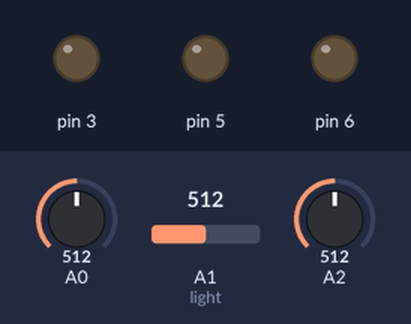
Simulated run of this sketch. Board: Arduino Uno, built with avr-gcc and run on an emulated ATmega328P. Parts: output pins drawn as LEDs (lit = HIGH). The test bench sets the inputs (shaded band); at power-on: A0 = 512, A1 (light) = 512, A2 = 512.

Above: at 1.2 s.
1.3 s: A0 set to 716
At 1.7 s:
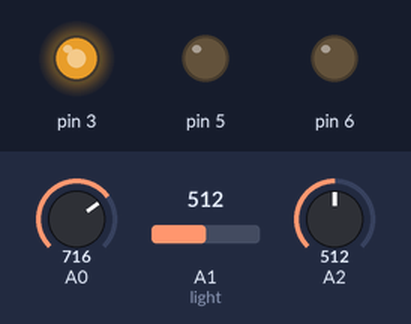
2.8 s: A1 (light) set to 716
At 4.0 s:
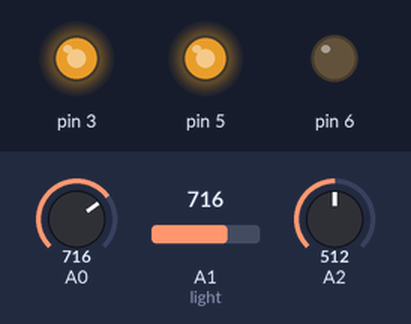
4.3 s: A2 set to 716
At 5.5 s:
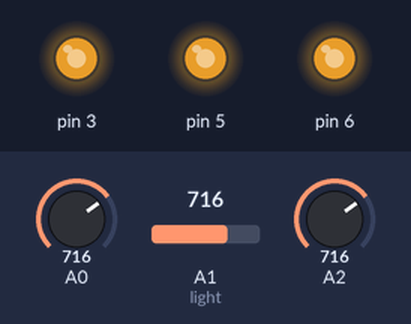
5.8 s: A0 set to 756
At 6.9 s:
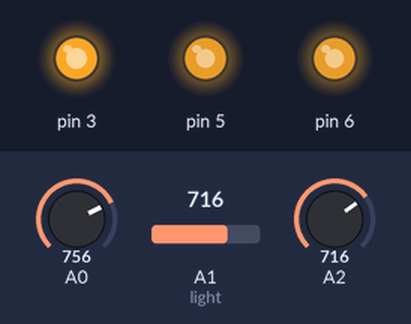
7.3 s: A0 set to 768
At 8.2 s:
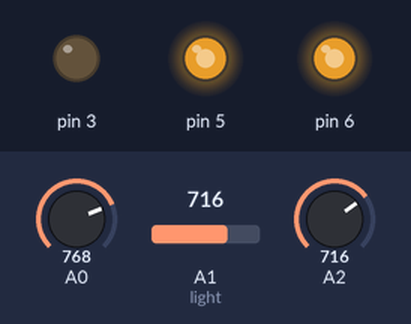
8.8 s: A1 (light) set to 752
10.3 s: A1 (light) set to 768
At 10.9 s:
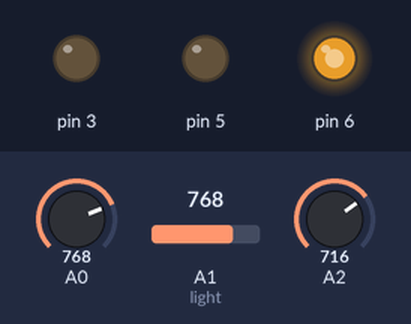
Timing chart, 0 to 12.8 s (numbered marks = the images above; inputs shaded):
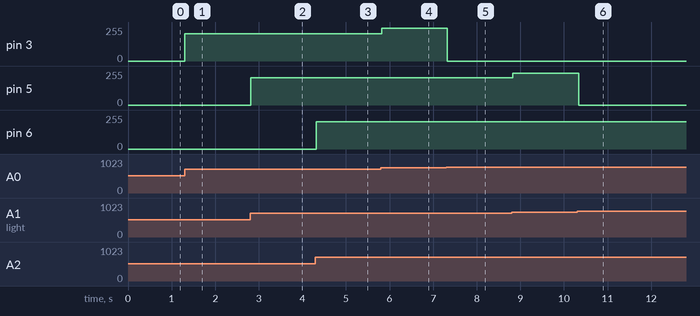

Measured:
- the behaviour switches between 767 and 768 on A0 (found by bisection; images 4 and 5)
- after the input at 1.3 s, pin 3: 0/255 → 204/255 at once
- after the input at 2.8 s, pin 5: 0/255 → 204/255 at once
- after the input at 4.3 s, pin 6: 0/255 → 204/255 at once
- after the input at 5.8 s, pin 3: 204/255 → 244/255 at once
- after the input at 7.3 s, pin 3: 244/255 → 0/255 at once
- after the input at 8.8 s, pin 5: 204/255 → 240/255 at once
- after the input at 10.3 s, pin 5: 240/255 → 0/255 at once

The sketch:

POTENTRGB_9.ino
```cpp
void setup()
{
  	// put your setup code here, to run once:
	pinMode(A0, INPUT);
	pinMode(3, OUTPUT);
	pinMode(A1, INPUT);
	pinMode(5, OUTPUT);
	pinMode(A2, INPUT);
	pinMode(6, OUTPUT);
}

void loop()
{
	analogWrite(3, analogRead(A0));	 // analogRead() Reads the value from the specified analog pin
	analogWrite(5, analogRead(A1));  // analogWrite() used to light LED at varying brightness or motar at various speed
	analogWrite(6, analogRead(A2));
	delay(100); // Delay a little bit to improve simulation performance
}
```
